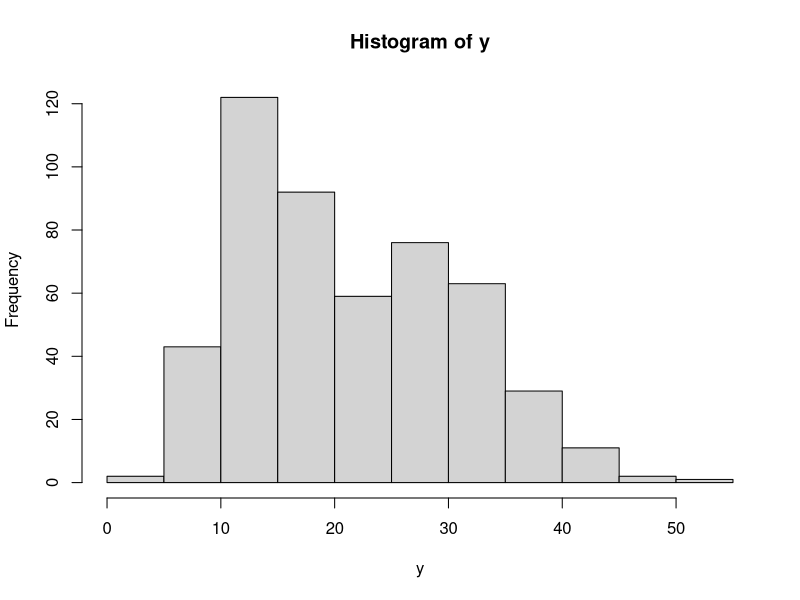
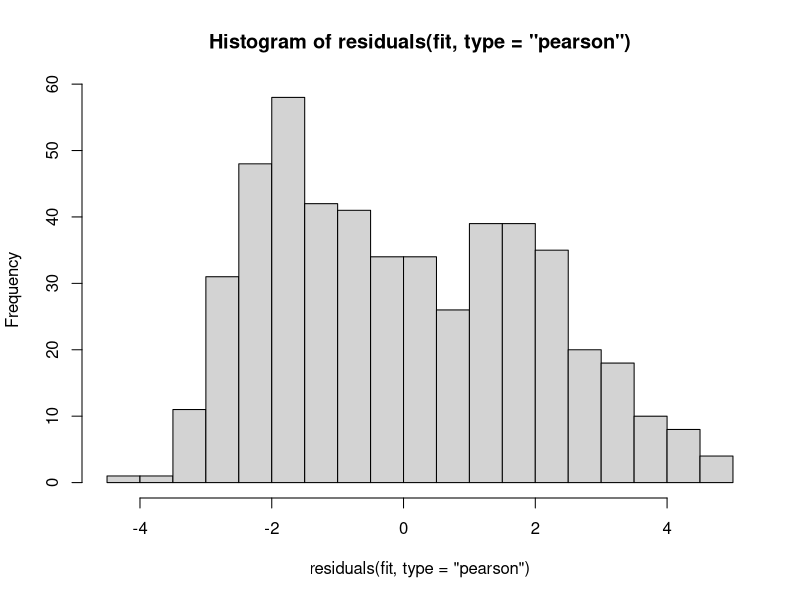
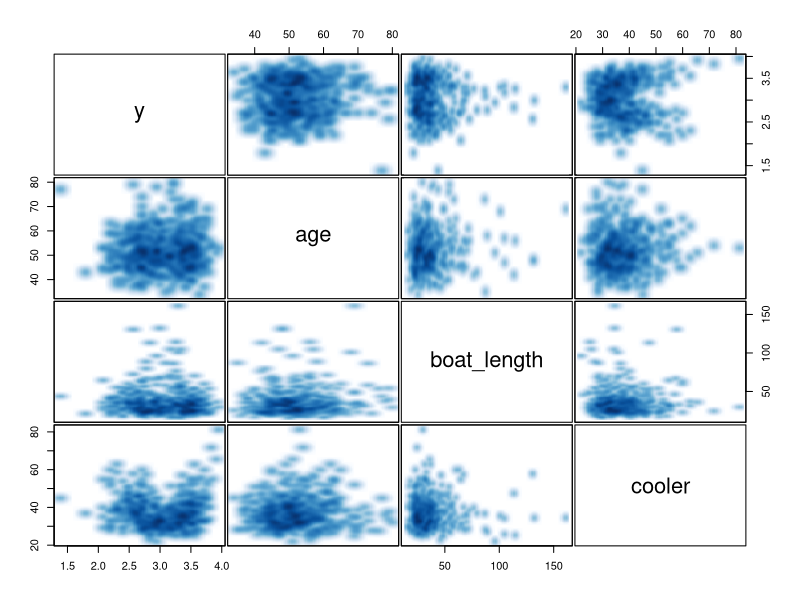
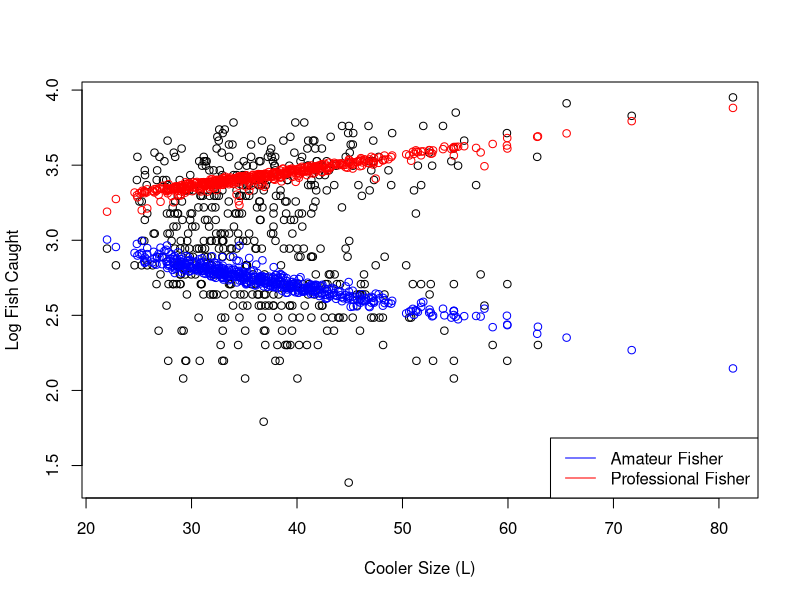
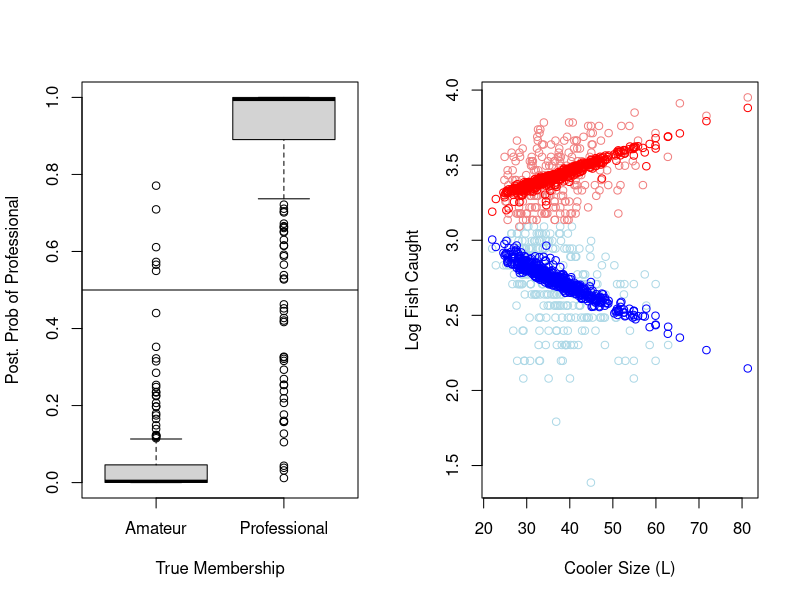

The R source for these figures, in order: (Note: a time limit stopped this script after it produced the figures.)
## ---- chunk 1
knitr::opts_chunk$set(echo = TRUE)
## ---- chunk 2
## set the seed 
set.seed(10)

## set sample size
n = 500

## create design matrix consisting of variables cooler size, boat length, and age
cooler = round(rt(n, 15, 35),2)
boat_length =  round(rt(n,5, 30),2)
age = round(rt(n,25, 50))
X = model.matrix(~ 1 + age + boat_length + cooler)

## set the model coefficients
  # non-professional fisher proportion
  pi1 = 0.5 
  
  # professional fisher proportion
  pi2 = 1-pi1 
  
  # Non-Pro regression coefs
  beta_1 = matrix(c(3, 0, 0, -.01),ncol = 1) 
  
  # Pro regression coefs
  beta_2 = matrix(c(3, 0, 0, .01),ncol = 1) # Pro- coefs, larger boat cooler = more fish

## simulate the data
  # generate group membership vector
    group_indicators = rbinom(n, 1, pi2) # 1 = Pro, 0 = Non Pro

  # Simulate y given group membership  
  y = rep(0, n)
  
  # non pro y
  y[group_indicators == 0] = rpois(n = sum(group_indicators == 0),lambda = exp(X[group_indicators == 0,]%*%beta_1))
  
  # pro y 
y[group_indicators == 1] = rpois(n = sum(group_indicators == 1),lambda = exp(X[group_indicators == 1,]%*%beta_2))

## write to file, commented out since only done once for HW
# write.table(cbind(y, X[,-1]), file = './em/fish.txt', quote = F, col.names = T, row.names = F,  sep = "\t")
## ---- chunk 3
fit = glm(y ~ X-1, family = poisson())
summary(fit)
## ---- chunk 4
hist(y)
## ---- chunk 5
hist(residuals(fit, type="pearson"), breaks = 20)
## ---- chunk 6
# create combined matrix object
mat = cbind(log(y+1), X[,-1])

# name the first column y
colnames(mat)[1] = "y"

# plot each column against each other using pairs and smoothscatter
pairs(mat, panel = function(...) smoothScatter(..., nrpoints = 0, add = TRUE), gap = 0.2)
## ---- chunk 7
### Initialization and setup

## starting parameters
  # convergence threshold
  tol = 10^-5   
  # max number of EM iterations
  maxit = 50    
  # iteration counter
  iter = 0   
  # arbitrary large to avoid triggering the while loop for delta
  eps = Inf
  # arbitrary large value to set the inital ll to
  ll = -10000
  # list object for M-step
  fit = list()
  # Number of mixture components, K
  K = 2
  
## create posterior probability matrix
  # First col is p(z_i = 1 | y_o, theta^{(t)}, amateur
  # Second col is p(z_i = 2 | y_o, theta^{(t)}, professional
  pp = matrix(0, n, K)
  
  # name the columns 
  colnames(pp) = c("amateur","prof")

## use informative initialization,  assuming lower counts --> amateur
  #  choose prop of samples that are amateur first
  #  should vary this and re-run to evaluate multiple starting points/partitions
  prop_ama = 0.6

  # set everything greater than prop_ama'th percentile to be professional
  pp[,2] = (y > quantile(y, prop_ama))^2
  pp[,1] = 1 - pp[,2]

### now start the EM algorithm
  start = Sys.time()
  while(eps > tol & iter < maxit){
    
    ## save old ll
      ll0 = ll
    
      
    ## start M-step (Sec. 2.2.4)
      # pi, mean of each pp column 
      pi = colMeans(pp)
      
      # beta_k, weighted glm's based on pp 
      for(k in 1:K) fit[[k]] = glm(y ~ X -1, family = poisson(), weights = pp[,k])
    
      
    ## start E-step (Sec. 2.2.3)
      # calculate numerator, fitted values are exp(X %*% beta_hat)
      for(k in 1:K) pp[,k] = pi[k]*dpois(y,lambda = fit[[k]]$fitted)
    
      # divide by denominator, the sum across components in each i
      pp = pp/rowSums(pp)
   
      
    ## calculate LL (Sec 2.2.1)
      # Calculate sum across K inside the log for each subject
      interior_sum = rep(0, length(y))
      for(k in 1:K) interior_sum = interior_sum + pi[k]*dpois(y,lambda = fit[[k]]$fitted) 
      # Take the log of each, then sum across the n subjects to get the ll
      ll = sum(log(interior_sum))
      
    ## calculate relative change in log likelihood  
      eps  = abs(ll-ll0)/abs(ll0)
    
    ## update iterator
      iter = iter + 1
      if(iter == maxit) warning("Iteration limit reached without convergence")
    
      
    ## print out info to keep track
      cat(sprintf("Iter: %d logL: %.2f pi1: %.3f  eps:%f\n",iter, ll,pi[1],eps))
  }

end = Sys.time()
print(end - start)
  
## ---- chunk 8
# print the mixture proportion estimates
print(pi)

# print the coefficients pertaining to the first mixture component
print(fit[[1]]$coef)

# print the coefficients pertaining to the second mixture component
print(fit[[2]]$coef)
## ---- chunk 9
plot(cooler, log(y+1), ylab = "Log Fish Caught", xlab = "Cooler Size (L)")
points(cooler, log(fit[[1]]$fitted+1), col = "blue")
points(cooler, log(fit[[2]]$fitted+1), col = "red")
legend(c("Amateur Fisher","Professional Fisher"),col = c("blue","red"),x = "bottomright", lty = c(1, 1)) 
## ---- chunk 10
par(mfrow = c(1,2))
boxplot(pp[,2] ~ factor(group_indicators,labels =  c("Amateur","Professional")), ylab= "Post. Prob of Professional", xlab = "True Membership")
abline(h = 0.5)
colvec = rep("lightblue", length(y))
colvec[pp[,2] > .5] = "lightcoral"
plot(cooler, log(y+1), ylab = "Log Fish Caught", xlab = "Cooler Size (L)", col = colvec)
points(cooler, log(fit[[1]]$fitted+1), col = "blue")
points(cooler, log(fit[[2]]$fitted+1), col = "red")
## ---- chunk 11
pois.two.mix.reg.em = function(y, X, tol, maxit, prop1, trace = 0) {
  ## starting parameters
  # iteration counter
  iter = 0
  # arbitrary large to avoid triggering the while loop for delta
  eps = Inf
  # arbitrary large value to set the inital ll to
  ll = -10000
  # list object for M-step
  fit = list()
  # Number of mixture components, K
  K = 2
  
  ## create posterior probability matrix
  # First col is p(z_i = 1 | y_o, theta^{(t)}, amateur
  # Second col is p(z_i = 2 | y_o, theta^{(t)}, professional
  pp = matrix(0, n, K)
  
  # name the columns
  colnames(pp) = c("amateur", "prof")
  
  ## use informative initialization,  assuming lower counts --> amateur
  #  choose prop of samples that are amateur first
  #  should vary this and re-run to evaluate multiple starting points/partitions
  prop_ama = prop1
  
  # set everything greater than prop_ama'th percentile to be professional
  pp[, 2] = (y > quantile(y, prop_ama)) ^ 2
  pp[, 1] = 1 - pp[, 2]
  
  ### now start the EM algorithm
  start = Sys.time()
  while (eps > tol & iter < maxit) {
    ## save old ll
    ll0 = ll
    
    ## start M-step (Sec. 2.2.4)
    # pi, mean of each pp column
    pi = colMeans(pp)
    
    # beta_k, weighted glm's based on pp
    for (k in 1:K)
      fit[[k]] = glm(y ~ X - 1, family = poisson(), weights = pp[, k])
    
    
    ## start E-step (Sec. 2.2.3)
    # calculate numerator, fitted values are exp(X %*% beta_hat)
    for (k in 1:K)
      pp[, k] = pi[k] * dpois(y, lambda = fit[[k]]$fitted)
    
    # divide by denominator, the sum across components in each i
    pp = pp / rowSums(pp)
    
    
    ## calculate LL (Sec 2.2.1)
    # Calculate sum across K inside the log for each subject
    interior_sum = rep(0, length(y))
    for (i in 1:K)
      interior_sum = interior_sum + pi[k] * dpois(y, lambda = fit[[k]]$fitted)
    # Take the log of each, then sum across the n subjects to get the ll
    ll = sum(log(interior_sum))
    
    
    ## calculate relative change in log likelihood
    eps  = abs(ll - ll0) / abs(ll0)
    
    ## update iterator
    iter = iter + 1
    if (iter == maxit)
      warning("Iteration limit reached without convergence")
    
    ## print out info to keep track
    if (trace > 0)
      cat(sprintf("Iter: %d logL: %.2f pi1: %.3f  eps:%f\n", iter, ll, pi[1], eps))
  }
  
  ### return coefficients
  res = c(pi, fit[[1]]$coef, fit[[2]]$coef)
  names(res) = c(
    "pi1",
    "pi2",
    "int1",
    "age1",
    "boat_length1",
    "cooler1",
    "int2",
    "age2",
    "boat_length2",
    "cooler2"
  )
  return(res)
}
## ---- chunk 12
em_fit = pois.two.mix.reg.em(y=y, X= X,tol = tol,maxit = maxit, prop1 = prop_ama, trace = 1)
print(em_fit)
## ---- chunk 13
## set number of bootstrap samples of size n to draw
B = 100

## create matrix to save estimates
est  = matrix(NA, B, length(em_fit))

# start loop
for (i in 1:B) {
  # get indices for resampled observations with replacement
  index = sample(1:n, replace = T)
  
  # fit EM to resampled data
  res = pois.two.mix.reg.em(
    y = y[index],
    X = X[index, ],
    tol = tol,
    maxit = maxit,
    prop1 = prop_ama,
    trace = 0
  )
  
  # save values
  est[i, ] = res
  
  # print first 5 parameter estimates every 200 iterations for illustration
  if (floor(i / 20) == ceiling(i / 20))
    print(est[i, 1:5])
}
## ---- chunk 14
cov(est)[1:5,1:5]
## ---- chunk 15
print(sqrt(diag(cov(est))))
## ---- chunk 16
## generate the data
set.seed(10)

## set sample size
n = 10000

## create design matrix
cooler = round(rt(n, 15, 35), 2)
boat_length =  round(rt(n, 5, 30), 2)
age = round(rt(n, 25, 50))
X = model.matrix( ~ 1 + age + boat_length + cooler)


## set coefficients
  # amateur proportion
  pi1 = 0.5 
  # professional proportion
  pi2 = 1 - pi1 
  # Ama coefs, larger boat cooler = less fish
  beta_1 = matrix(c(3, 0, 0,-.01), ncol = 1) 
  # Pro coefs, larger boat cooler = more fish
  beta_2 = matrix(c(3, 0, 0, .01), ncol = 1) 
  # set dispersion
  phi = 10


## simulate data
  # generate group membership indicator vector
  group_indicators = rbinom(n, 1, pi2) # 1 = P, 0 = NP
  
  # create empty y vector
  y = rep(0, n)
  
  # simulate responses for Amagroup
  y[group_indicators == 0] = rnbinom(
    n = sum(group_indicators == 0),
    mu = exp(X[group_indicators == 0, ] %*% beta_1),
    size = phi
  )
  
  # simulate responses for Pro group 
  y[group_indicators == 1] = rnbinom(
    n = sum(group_indicators == 1),
    mu = exp(X[group_indicators == 1, ] %*% beta_2),
    size = phi
  )

## ---- chunk 17
### Initialization and setup
library (MASS)

## starting parameters
  # convergence threshold
  tol = 10 ^ -10
  # max number of EM iterations
  maxit = 1000
  # iteration counter
  iter = 0
  # arbitrary large to avoid triggering the while loop for delta
  eps = Inf
  # arbitrary large value to set the inital ll to
  ll = -10000
  # list object for M-step
  fit = list()
  # Number of mixture components, K
  K = 2

## create posterior probability matrix
  # First col is p(z_i = 1 | y_o, theta^{(t)}, amateur
  # Second col is p(z_i = 2 | y_o, theta^{(t)}, professional
  pp = matrix(0, n, K)

  # name the columns
  colnames(pp) = c("amateur", "prof")

## use informative initialization,  assuming lower counts --> amateur
  #  choose prop of samples that are amateur first
  #  should vary this and re-run to evaluate multiple starting points/partitions
  prop_ama = 0.6

  # set everything greater than prop_ama'th percentile to be professional
  pp[, 2] = (y > quantile(y, prop_ama)) ^ 2
  pp[, 1] = 1 - pp[, 2]


### now start the EM algorithm
start = Sys.time()
while (eps > tol & iter < maxit) {
  ## save old ll
    ll0 = ll
  
  ## start M-step
    # pi, mean of component pp's
    pi = colMeans(pp)
  
    # beta_k and theta_k, weighted glm's based on pp
    for (k in 1:K)
      fit[[k]] = glm.nb(y ~ X - 1, weights = pp[, k])
  
  
  ## start E-step
    # calculate numerator
    for (k in 1:K)
      pp[, k] = pi[k] * dnbinom(y, mu = fit[[k]]$fitted, size = fit[[k]]$theta)
    
    # divide by denominator, the sum across components in each i
    pp = pp / rowSums(pp)
  
  
  ## calculate LL
    # Calculate sum across K inside the log for each subject
    interior_sum = rep(0, length(y))
    for (k in 1:K)
      interior_sum = interior_sum + pi[k] * dnbinom(y, mu = fit[[k]]$fitted, size = fit[[k]]$theta)
    
    # Take the log of each, then sum across the n subjects to get the ll
    ll = sum(log(interior_sum))
  
  ## calculate relative change in log likelihood
    eps  = abs(ll - ll0) / abs(ll0)
  
  ## update iterator
    iter = iter + 1
    if (iter == maxit)
      warning("Iteration limit reached without convergence")
  
  ## print out info to keep track
    if (floor(iter / 20) == ceiling(iter / 20))
      cat(
        sprintf(
          "Iter: %d logL: %.2f pi1: %.3f theta1: %.3f glm.nb1, eps:%f\n",
          iter,
          ll,
          pi[1],
          fit[[1]]$theta,
          eps
        )
      )
}

end = Sys.time()
print(end - start)
## ---- chunk 18


# function to perform above initialization steps to initialized pp matrix
pp.init = function(K, col_names, prop) {
  
  ## create posterior probability matrix
    # First col is p(z_i = 1 | y_o, theta^{(t)}, amateur
    # Second col is p(z_i = 2 | y_o, theta^{(t)}, professional
    n = length(y)
    pp = matrix(0, n, K)
  
    # name the columns
    colnames(pp) = col_names
  
  ## use informative initialization,  assuming lower counts --> amateur
    # note that this is only specific for K=2, but can generalize for higher K cases
    # also could just use random initilization
    pp[, 2] = (y > quantile(y, prop)) ^ 2
    pp[, 1] = 1 - pp[, 2]
  
  return(pp)
}


# M-step function
m.step = function(y, X, pp, fit, K = 2) {
  
  ## pi, mean of component pp's
  pi = colMeans(pp)
  
  ## beta_k and theta_k, weighted glm's based on pp
  for (k in 1:K)
    fit[[k]] = glm.nb(y ~ X - 1, weights = pp[, k])
  
  return(list(pi = pi, fit = fit))
}


# E-step function
e.step = function(y, pp, m) {
  
  ## extract m step objects from m
  pi = m$pi
  fit = m$fit
  
  ## calculate numerator
  for (k in 1:K)
    pp[, k] = pi[k] * dnbinom(y, mu = fit[[k]]$fitted, size = fit[[k]]$theta)
  
  ## divide by denominator, the sum across components in each i
  pp = pp / rowSums(pp)
  
  return(pp)
}


# log likelihood function
ll.nb.mix = function(y, m) {
  
  ## extract m step objects from m
  pi = m$pi
  fit = m$fit
  
  ## Calculate sum across K inside the log for each subject
  interior_sum = rep(0, length(y))
  for (k in 1:K)
    interior_sum = interior_sum + pi[k] * dnbinom(y, mu = fit[[k]]$fitted, size = fit[[k]]$theta)
  
  ## Take the log of each, then sum across the n subjects to get the ll
  ll = sum(log(interior_sum))
  
  return(ll)
}

## ---- chunk 19
nb.two.mix.reg.em = function(y,
                             X,
                             tol = 10 ^ -10,
                             maxit = 1000,
                             prop,
                             trace = 0) {
  ## starting parameters
    iter = 0
    eps = Inf
    ll = -10000
    fit = list()
    K = 2
  
  ## initialize posterior probability matrix
    pp = pp.init(
      prop = prop,
      K = K,
      col_names = c("amateur", "prof")
    )
  
  ## now start the EM algorithm
  start = Sys.time()
  while (eps > tol & iter < maxit) {
    
    ## save old ll
      ll0 = ll
    
    ## start M-step
      m = m.step(y = y,
                 X = X,
                 pp = pp,
                 fit = fit)
      
    ## start E-step
      pp = e.step(y = y, m = m, pp = pp)
    
    ## calculate LL
      ll = ll.nb.mix(y = y, m = m)
    
    ## calculate relative change in LL
      eps  = abs(ll - ll0) / abs(ll0)
    
    ## update iterator
      iter = iter + 1
      if (iter == maxit)
        warning("Iteration limit reached without convergence")
      
    ## print out info to keep track
      if (floor(iter / 20) == ceiling(iter / 20) &
          trace > 0)
        cat(
          sprintf(
            "Iter: %d logL: %.2f pi1: %.3f theta1: %.3f glm.nb1, eps:%f\n",
            iter,
            ll,
            m$pi[1],
            m$fit[[1]]$theta,
            eps
          )
        )
  }
  
  end = Sys.time()
  print(end - start)
}
## ---- chunk 20
em_fit = nb.two.mix.reg.em(y = y,
                           X = X,
                           prop = prop_ama,
                           trace = 1)
## ---- chunk 21
phi.ml <-
  function(y, mu, n = sum(weights), weights, limit = 10,
           eps = .Machine$double.eps^0.25,
           trace = FALSE,
           p0 = NULL #  added this option new to pass starting values
           ){
    lambda = 1E-50    
    # score 
    score <- function(n, ph, mu, y, w){
      sum(w*(digamma((1/ph) + y) - digamma(1/ph) + log(1/ph) +
               1 - log((1/ph) + mu) - (y + (1/ph))/(mu + (1/ph))))*(-1/ph^2) + 2*lambda*ph
    }
    # hessian
    info <- function(n, ph, mu, y, w){
      sum(w*( - trigamma((1/ph) + y) + trigamma((1/ph)) - ph +
                2/(mu + (1/ph)) - (y + (1/ph))/(mu + (1/ph))^2))*(1/ph^4) + 2*lambda
    }
    if(inherits(y, "lm")) {
      mu <- y$fitted.values
      y <- if(is.null(y$y)) mu + residuals(y) else y$y
    }
    
    if(missing(weights)) weights <- rep(1, length(y))
    #t0 <- n/sum(weights*(y/mu - 1)^2)
    if(is.null(p0)){ ## added this in new
      p0 <- sum(weights*(y/mu - 1)^2)/n
    }
    
    it <- 0
    del <- 1
    if(trace) message(sprintf("phi.ml: iter %d 'phi = %f'",
                              it, signif(p0)), domain = NA)
    while((it <- it + 1) < limit && abs(del) > eps) {
      p0 <- abs(p0)
      del <- score(n, p0, mu, y, weights)/(i <- info(n, p0, mu, y, weights))
      p0 <- p0 + del
      if(trace) message("phi.ml: iter", it," phi =", signif(p0))
    }
    
    if(p0 < 0) {
      p0 <- 0
      warning("estimate truncated at zero")
      attr(p0, "warn") <- gettext("estimate truncated at zero")
    }
    
    if(it == limit) {
      warning("iteration limit reached")
      attr(p0, "warn") <- gettext("iteration limit reached")
    }
    attr(p0, "SE") <- sqrt(1/i)
    res <- list(p0=p0)
    return(res)
  }
## ---- chunk 22

m.step = function(y, X, pp, fit, K = 2) {
  
  ## pi, mean of component pp's
    pi = colMeans(pp)
  
  
  ## beta_k given prior theta and beta, weighted glm's based on pp
    if (length(fit) == 0) {
      
      # if fit is uninitialized (no starting estimate for beta or theta), then
      # no e-step update
      
      # fit a simple poisson model for beta
        for (k in 1:K)
          fit[[k]] = glm(y ~ X - 1, weights = pp[, k], family = poisson())
        
    } else{
        
      #  fit a NB regression model for beta given prior theta_k and beta_k
        for (k in 1:K) {
          fit[[k]] = glm(
            y ~ X - 1,
            weights = pp[, k],
            family = negative.binomial(theta = fit[[k]]$theta),
            start = fit[[k]]$coefficients
          )
      }
  }
  
  ## theta_k given update for beta_k and prior theta_k
    # returns 1/phi actually so need to invert
    for (k in 1:K) {
      
      if (is.null(fit[[k]]$theta)) {
        
        # if no prior estimate of theta, then do regular phi.ml update
          fit[[k]]$theta = 1 / phi.ml(y = y,
                                      mu = fit[[k]]$fitted,
                                      weights = pp[, k])$p0
          
      } else{
        
        #otherwise, pass prior value of theta as starting
          fit[[k]]$theta = 1 / phi.ml(
            y = y,
            mu = fit[[k]]$fitted,
            weights = pp[, k],
            p0 = 1 / fit[[k]]$theta ## here
          )$p0
        
      }
    }
  
  return(list(pi = pi, fit = fit))
}



# now lets rerun
em_fit = nb.two.mix.reg.em(y = y,
                           X = X,
                           prop = prop_ama,
                           trace = 1)

## ---- chunk 23
m.step = function(y, X, pp, fit, K = 2) {
  
  ## pi, mean of component pp's
    pi = colMeans(pp)
  
  
  ## beta_k given prior theta, weighted glm's based on pp
    if (length(fit) == 0) {
      
      # if fit is uninitialized (no starting estimate for beta or theta), then
      # no e-step update
      
      # fit a simple poisson model for beta
        for (k in 1:K)
          fit[[k]] = glm(y ~ X - 1, weights = pp[, k], family = poisson())
        
    } else{
      
      # estep update after pi_k, since prior fit exists
        pp = e.step(y = y,
                    m = list(pi = pi, fit = fit),
                    pp = pp)
        
      #  fit a NB regression model for beta given prior theta
        for (k in 1:K) {
          fit[[k]] = glm(
            y ~ X - 1,
            weights = pp[, k],
            family = negative.binomial(theta = fit[[k]]$theta),
            start = fit[[k]]$coefficients
          )
          
          # estep update after each beta_k
          pp = e.step(y = y,
                    m = list(pi = pi, fit = fit),
                    pp = pp)
      }
    
      
  }
  
  ## theta_k given update for beta_k
    # returns 1/phi actually so need to invert
    for (k in 1:K) {
      if (is.null(fit[[k]]$theta)) {
        
        # if no prior estimate of theta, then do the usual
          fit[[k]]$theta = 1 / phi.ml(y = y,
                                      mu = fit[[k]]$fitted,
                                      weights = pp[, k])$p0
          
      } else{
        #otherwise, pass prior value of theta as starting
          fit[[k]]$theta = 1 / phi.ml(
            y = y,
            mu = fit[[k]]$fitted,
            weights = pp[, k],
            p0 = 1 / fit[[k]]$theta
          )$p0
          
        # estep update after each theta_k
        pp = e.step(y = y,
                    m = list(pi = pi, fit = fit),
                    pp = pp)
      }
    }
  
  return(list(pi = pi, fit = fit))
}


# now lets rerun
em_fit = nb.two.mix.reg.em(y = y,
                           X = X,
                           prop = prop_ama,
                           trace = 1)   
